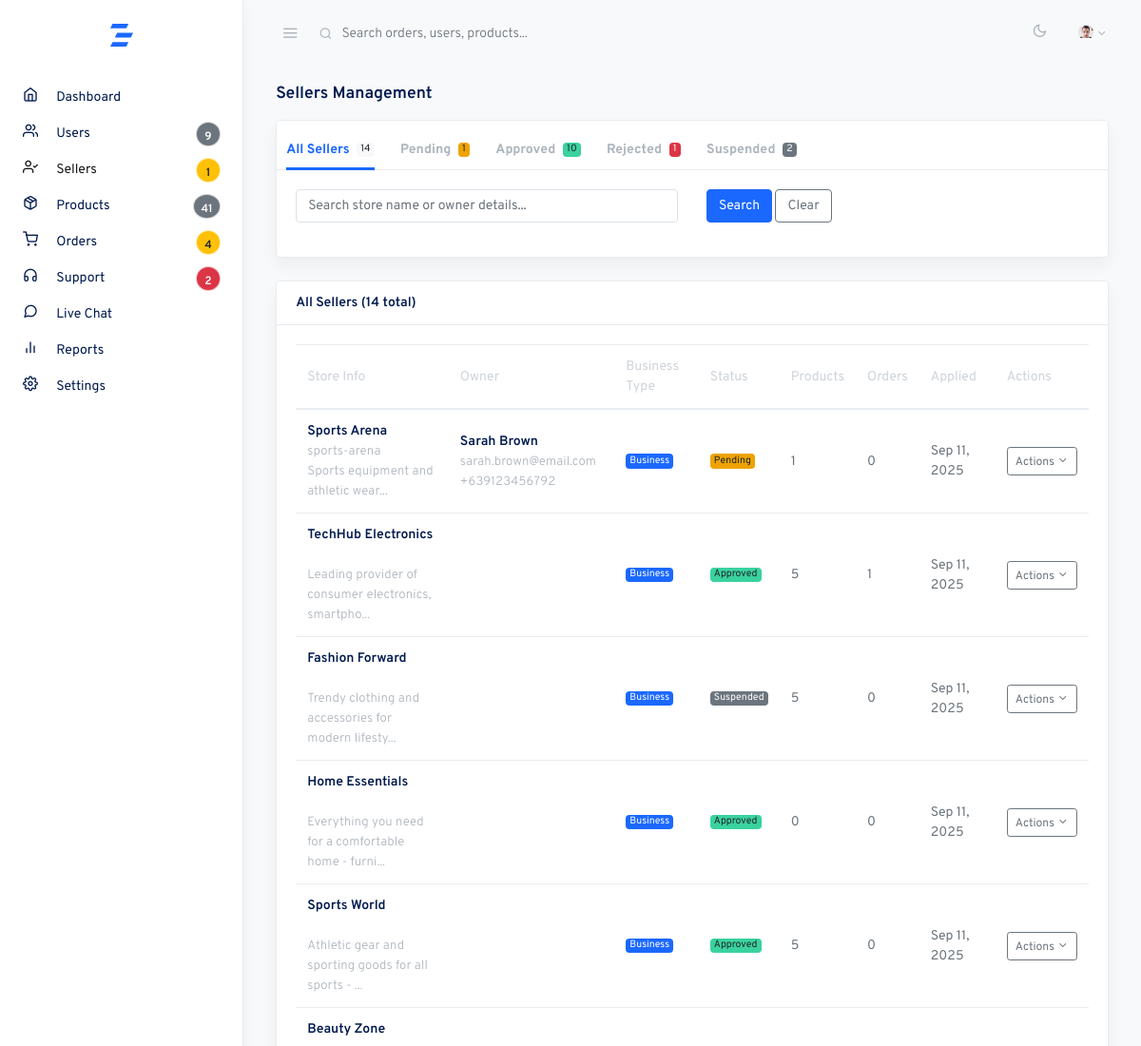
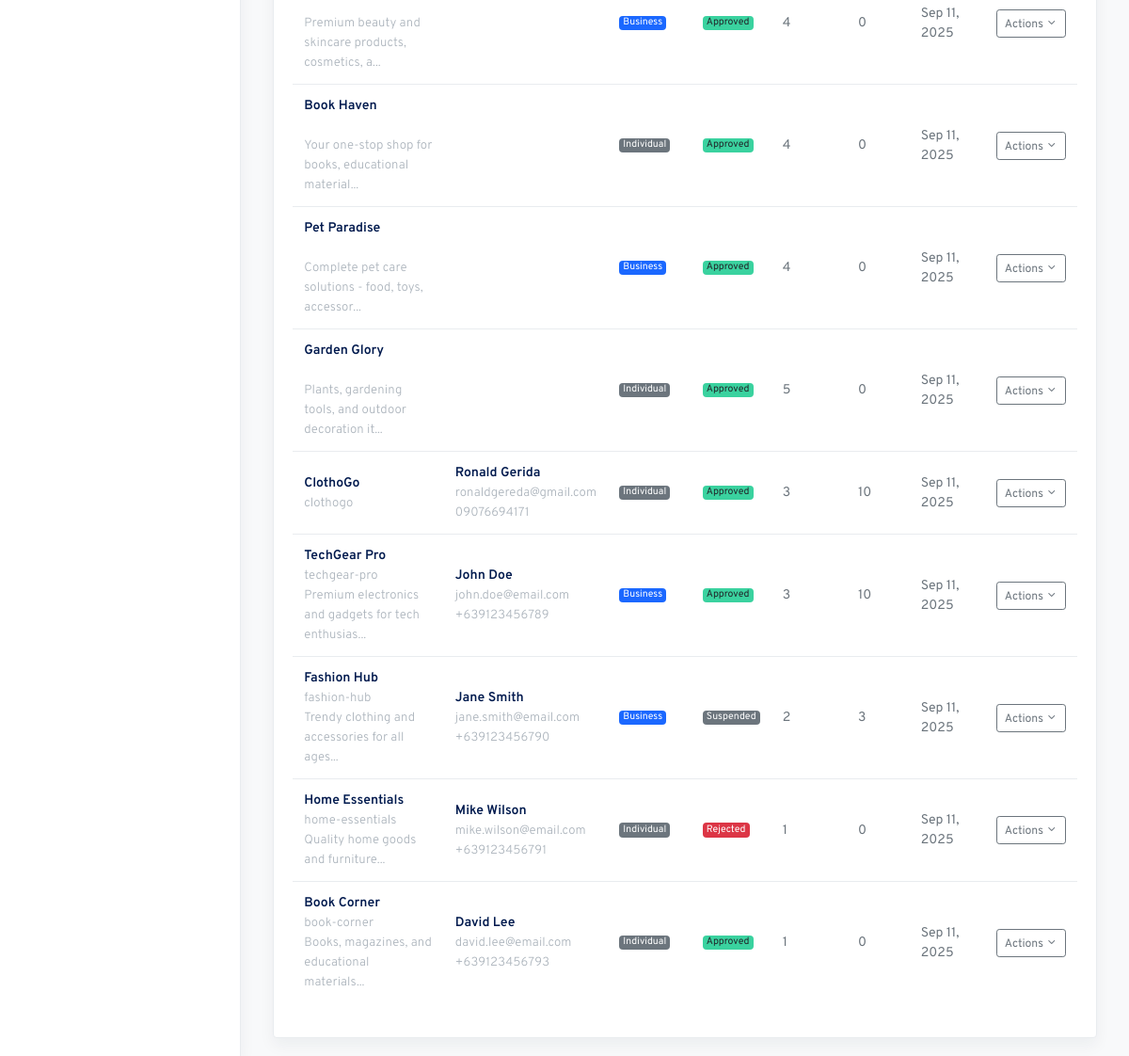
The page /admin/sellers.php (signed in) on the database its author committed (2 pictures, top to bottom).
### tables this page shows
CREATE TABLE `sellers` (
  `id` bigint(20) NOT NULL,
  `user_id` bigint(20) DEFAULT NULL,
  `store_name` varchar(255) NOT NULL,
  `store_slug` varchar(255) DEFAULT NULL,
  `store_description` text DEFAULT NULL,
  `store_logo` varchar(500) DEFAULT NULL,
  `store_banner` varchar(500) DEFAULT NULL,
  `business_type` enum('individual','business') DEFAULT NULL,
  `tax_id` varchar(100) DEFAULT NULL,
  `status` enum('pending','approved','suspended','rejected') DEFAULT 'pending',
  `created_at` timestamp NOT NULL DEFAULT current_timestamp(),
  `updated_at` timestamp NOT NULL DEFAULT current_timestamp() ON UPDATE current_timestamp()
);

CREATE TABLE `users` (
  `id` bigint(20) NOT NULL,
  `email` varchar(255) NOT NULL,
  `password_hash` varchar(255) NOT NULL,
  `phone` varchar(20) DEFAULT NULL,
  `profile_image` varchar(255) DEFAULT NULL,
  `first_name` varchar(100) DEFAULT NULL,
  `last_name` varchar(100) DEFAULT NULL,
  `date_of_birth` date DEFAULT NULL,
  `gender` enum('male','female','other') DEFAULT NULL,
  `email_verified` tinyint(1) DEFAULT 0,
  `phone_verified` tinyint(1) DEFAULT 0,
  `status` enum('active','suspended','deleted') DEFAULT 'active',
  `created_at` timestamp NOT NULL DEFAULT current_timestamp(),
  `updated_at` timestamp NOT NULL DEFAULT current_timestamp() ON UPDATE current_timestamp(),
  `deleted_at` timestamp NULL DEFAULT NULL
);

### admin/sellers.php (the view, shortened to what this page needs)
<?php
require_once 'config/database.php';
$search = $_GET['search'] ?? '';
$status_filter = $_GET['status'] ?? '';
$page = max(1, (int)($_GET['page'] ?? 1));
$per_page = 20;
$offset = ($page - 1) * $per_page;
$where_conditions = [];
$params = [];
$where_clause = empty($where_conditions) ? '' : 'WHERE ' . implode(' AND ', $where_conditions);
try {
    $count_stmt = $pdo->prepare("
        SELECT COUNT(*) as total
        FROM sellers s
        LEFT JOIN users u ON s.user_id = u.id
        $where_clause
    ");
    $count_stmt->execute($params);
    $total_sellers = $count_stmt->fetch()['total'];
    $stmt = $pdo->prepare("
        SELECT s.*, u.first_name, u.last_name, u.email, u.phone,
               (SELECT COUNT(*) FROM products WHERE seller_id = s.id) as total_products,
               (SELECT COUNT(*) FROM orders o
                JOIN order_items oi ON o.id = oi.order_id
                WHERE oi.seller_id = s.id) as total_orders
        FROM sellers s
        LEFT JOIN users u ON s.user_id = u.id
        $where_clause
        ORDER BY
            CASE WHEN s.status = 'pending' THEN 1 ELSE 2 END,
            s.created_at DESC
        LIMIT $per_page OFFSET $offset
    ");
    $stmt->execute($params);
    $sellers = $stmt->fetchAll();
    $status_counts = [];
    $status_stmt = $pdo->query("
        SELECT status, COUNT(*) as count
        FROM sellers
        GROUP BY status
    ");
    while ($row = $status_stmt->fetch()) {
        $status_counts[$row['status']] = $row['count'];
    }
} catch (PDOException $e) {
    $error_message = 'Error fetching sellers data.';
    $sellers = [];
    $total_sellers = 0;
    $total_pages = 0;
    $status_counts = [];
}
include 'includes/layout_start.php';
?>
                        <div class="row align-items-center mb-2">
                            <div class="col">
                                <h2 class="h5 page-title">Sellers Management</h2>
                            </div>
                        </div>
                        <div class="card shadow mb-4">
                            <div class="card-header">
                                <ul class="nav nav-tabs card-header-tabs">
                                    <li class="nav-item">
                                        <a class="nav-link <?php echo empty($status_filter) ? 'active' : ''; ?>" href="sellers.php">
                                            All Sellers
                                            <span class="badge badge-light ml-1"><?php echo array_sum($status_counts); ?></span>
                                        </a>
                                    </li>
                                    <li class="nav-item">
                                        <a class="nav-link <?php echo $status_filter === 'pending' ? 'active' : ''; ?>" href="sellers.php?status=pending">
                                            Pending
                                            <?php if (($status_counts['pending'] ?? 0) > 0): ?>
                                                <span class="badge badge-warning ml-1"><?php echo $status_counts['pending']; ?></span>
                                            <?php endif; ?>
                                        </a>
                                    </li>
                                    <li class="nav-item">
                                        <a class="nav-link <?php echo $status_filter === 'approved' ? 'active' : ''; ?>" href="sellers.php?status=approved">
                                            Approved
                                            <?php if (($status_counts['approved'] ?? 0) > 0): ?>
                                                <span class="badge badge-success ml-1"><?php echo $status_counts['approved']; ?></span>
                                            <?php endif; ?>
                                        </a>
                                    </li>
                                    <li class="nav-item">
                                        <a class="nav-link <?php echo $status_filter === 'rejected' ? 'active' : ''; ?>" href="sellers.php?status=rejected">
                                            Rejected
                                            <?php if (($status_counts['rejected'] ?? 0) > 0): ?>
                                                <span class="badge badge-danger ml-1"><?php echo $status_counts['rejected']; ?></span>
                                            <?php endif; ?>
                                        </a>
                                    </li>
                                    <li class="nav-item">
                                        <a class="nav-link <?php echo $status_filter === 'suspended' ? 'active' : ''; ?>" href="sellers.php?status=suspended">
                                            Suspended
                                            <?php if (($status_counts['suspended'] ?? 0) > 0): ?>
                                                <span class="badge badge-secondary ml-1"><?php echo $status_counts['suspended']; ?></span>
                                            <?php endif; ?>
                                        </a>
                                    </li>
                                </ul>
                            </div>
                            <div class="card-body">
                                <form method="GET" action="">
                                    <div class="row">
                                        <div class="col-md-6">
                                            <div class="form-group">
                                                <input type="text" class="form-control" name="search"
                                                       value="<?php echo htmlspecialchars($search); ?>"
                                                       placeholder="Search store name or owner details...">
                                            </div>
                                        </div>
                                        <div class="col-md-3">
                                            <button type="submit" class="btn btn-primary">Search</button>
                                            <a href="sellers.php<?php echo !empty($status_filter) ? '?status=' . urlencode($status_filter) : ''; ?>" class="btn btn-outline-secondary">Clear</a>
                                        </div>
                                    </div>
                                </form>
                            </div>
                        </div>
                        <div class="card shadow">
                            <div class="card-header">
                                <strong class="card-title">
                                    <?php echo ucfirst($status_filter ?: 'All'); ?> Sellers (<?php echo number_format($total_sellers); ?> total)
                                </strong>
                            </div>
                            <div class="card-body">
                                <?php if (empty($sellers)): ?>
                                    <p class="text-muted text-center py-4">No sellers found.</p>
                                <?php else: ?>
                                    <div class="table-responsive">
                                        <table class="table table-hover">
                                            <thead>
                                                <tr>
                                                    <th>Store Info</th>
                                                    <th>Owner</th>
                                                    <th>Business Type</th>
                                                    <th>Status</th>
                                                    <th>Products</th>
                                                    <th>Orders</th>
                                                    <th>Applied</th>
                                                    <th>Actions</th>
                                                </tr>
                                            </thead>
                                            <tbody>
                                                <?php foreach ($sellers as $seller): ?>
                                                    <tr>
                                                        <td>
                                                            <div>
                                                                <strong><?php echo htmlspecialchars($seller['store_name']); ?></strong>
                                                                <br>
                                                                <small class="text-muted"><?php echo htmlspecialchars($seller['store_slug']); ?></small>
                                                                <?php if (!empty($seller['store_description'])): ?>
                                                                    <br>
                                                                    <small class="text-muted"><?php echo htmlspecialchars(substr($seller['store_description'], 0, 50)) . '...'; ?></small>
                                                                <?php endif; ?>
                                                            </div>
                                                        </td>
                                                        <td>
                                                            <div>
                                                                <strong><?php echo htmlspecialchars($seller['first_name'] . ' ' . $seller['last_name']); ?></strong>
                                                                <br>
                                                                <small class="text-muted"><?php echo htmlspecialchars($seller['email']); ?></small>
                                                                <?php if (!empty($seller['phone'])): ?>
                                                                    <br>
                                                                    <small class="text-muted"><?php echo htmlspecialchars($seller['phone']); ?></small>
                                                                <?php endif; ?>
                                                            </div>
                                                        </td>
                                                        <td>
                                                            <span class="badge badge-<?php echo $seller['business_type'] === 'business' ? 'primary' : 'secondary'; ?>">
                                                                <?php echo ucfirst($seller['business_type']); ?>
                                                            </span>
                                                        </td>
                                                        <td>
                                                            <span class="badge badge-<?php
                                                                echo $seller['status'] === 'approved' ? 'success' :
                                                                    ($seller['status'] === 'pending' ? 'warning' :
                                                                    ($seller['status'] === 'rejected' ? 'danger' : 'secondary'));
                                                            ?>">
                                                                <?php echo ucfirst($seller['status']); ?>
                                                            </span>
                                                        </td>
                                                        <td><?php echo number_format($seller['total_products']); ?></td>
                                                        <td><?php echo number_format($seller['total_orders']); ?></td>
                                                        <td><?php echo date('M d, Y', strtotime($seller['created_at'])); ?></td>
                                                        <td>
                                                            <div class="dropdown">
                                                                <button class="btn btn-sm btn-outline-secondary dropdown-toggle" type="button" data-toggle="dropdown">
                                                                    Actions
                                                                </button>
                                                            </div>
                                                        </td>
                                                    </tr>
                                                <?php endforeach; ?>
                                            </tbody>
                                        </table>
                                    </div>
                                <?php endif; ?>
                            </div>
                        </div>
<?php include 'includes/layout_end.php'; ?>

### rows shown on the page
sellers: store_name "Sports Arena", store_slug "sports-arena", store_description "Sports equipment and athletic wear", user.last_name "Sarah Brown", user.email "sarah.brown@email.com", user.phone "+639123456792", business_type "Business", status "Pending", total_products "1", total_orders "0", created_at "Sep 11, 2025"
sellers: store_name "TechHub Electronics", store_description "Leading provider of consumer electronics, smartpho", business_type "Business", status "Approved", total_products "5", total_orders "1", created_at "Sep 11, 2025"
sellers: store_name "Fashion Forward", store_description "Trendy clothing and accessories for modern lifesty", business_type "Business", status "Suspended", total_products "5", total_orders "0", created_at "Sep 11, 2025"
sellers: store_name "Home Essentials", store_description "Everything you need for a comfortable home - furni", business_type "Business", status "Approved", total_products "0", total_orders "0", created_at "Sep 11, 2025"
sellers: store_name "Sports World", store_description "Athletic gear and sporting goods for all sports -", business_type "Business", status "Approved", total_products "5", total_orders "0", created_at "Sep 11, 2025"
sellers: store_name "Beauty Zone", store_description "Premium beauty and skincare products, cosmetics, a", business_type "Business", status "Approved", total_products "4", total_orders "0", created_at "Sep 11, 2025"
sellers: store_name "Book Haven", store_description "Your one-stop shop for books, educational material", business_type "Individual", status "Approved", total_products "4", total_orders "0", created_at "Sep 11, 2025"
sellers: store_name "Pet Paradise", store_description "Complete pet care solutions - food, toys, accessor", business_type "Business", status "Approved", total_products "4", total_orders "0", created_at "Sep 11, 2025"
sellers: store_name "Garden Glory", store_description "Plants, gardening tools, and outdoor decoration it", business_type "Individual", status "Approved", total_products "5", total_orders "0", created_at "Sep 11, 2025"
sellers: store_name "ClothoGo", store_slug "clothogo", user.last_name "Ronald Gerida", user.email "ronaldgereda@gmail.com", user.phone "09076694171", business_type "Individual", status "Approved", total_products "3", total_orders "10", created_at "Sep 11, 2025"
sellers: store_name "TechGear Pro", store_slug "techgear-pro", store_description "Premium electronics and gadgets for tech enthusias", user.last_name "John Doe", user.email "john.doe@email.com", user.phone "+639123456789", business_type "Business", status "Approved", total_products "3", total_orders "10", created_at "Sep 11, 2025"
sellers: store_name "Fashion Hub", store_slug "fashion-hub", store_description "Trendy clothing and accessories for all ages", user.last_name "Jane Smith", user.email "jane.smith@email.com", user.phone "+639123456790", business_type "Business", status "Suspended", total_products "2", total_orders "3", created_at "Sep 11, 2025"
sellers: store_name "Home Essentials", store_slug "home-essentials", store_description "Quality home goods and furniture", user.last_name "Mike Wilson", user.email "mike.wilson@email.com", user.phone "+639123456791", business_type "Individual", status "Rejected", total_products "1", total_orders "0", created_at "Sep 11, 2025"
sellers: store_name "Book Corner", store_slug "book-corner", store_description "Books, magazines, and educational materials", user.last_name "David Lee", user.email "david.lee@email.com", user.phone "+639123456793", business_type "Individual", status "Approved", total_products "1", total_orders "0", created_at "Sep 11, 2025"

### other values the page prints
$total_users "9"
$pending_sellers "1"
$total_products "41"
$pending_orders "4"
$open_tickets "2"
array_sum($status_counts) "14"
$status_counts['pending'] "1"
$status_counts['approved'] "10"
$status_counts['rejected'] "1"
$status_counts['suspended'] "2"
$status_filter ?: 'All' "All"
$total_sellers "14"
